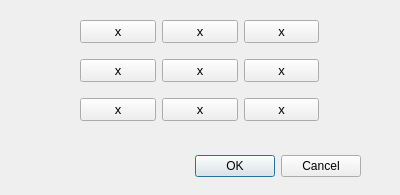
<?xml version="1.0" encoding="UTF-8"?>
<ui version="4.0">
 <class>Dialog</class>
 <widget class="QDialog" name="Dialog">
  <property name="geometry">
   <rect>
    <x>0</x>
    <y>0</y>
    <width>400</width>
    <height>195</height>
   </rect>
  </property>
  <property name="windowTitle">
   <string>Dialog</string>
  </property>
  <widget class="QDialogButtonBox" name="buttonBox">
   <property name="geometry">
    <rect>
     <x>20</x>
     <y>150</y>
     <width>341</width>
     <height>32</height>
    </rect>
   </property>
   <property name="orientation">
    <enum>Qt::Horizontal</enum>
   </property>
   <property name="standardButtons">
    <set>QDialogButtonBox::Cancel|QDialogButtonBox::Ok</set>
   </property>
  </widget>
  <widget class="QWidget" name="gridLayoutWidget">
   <property name="geometry">
    <rect>
     <x>80</x>
     <y>10</y>
     <width>239</width>
     <height>121</height>
    </rect>
   </property>
   <layout class="QGridLayout" name="gridLayout">
    <item row="0" column="1">
     <widget class="QPushButton" name="dos">
      <property name="font">
       <font>
        <pointsize>10</pointsize>
       </font>
      </property>
      <property name="text">
       <string>x</string>
      </property>
     </widget>
    </item>
    <item row="2" column="0">
     <widget class="QPushButton" name="siete">
      <property name="font">
       <font>
        <pointsize>10</pointsize>
       </font>
      </property>
      <property name="text">
       <string>x</string>
      </property>
     </widget>
    </item>
    <item row="1" column="2">
     <widget class="QPushButton" name="seis">
      <property name="font">
       <font>
        <pointsize>10</pointsize>
       </font>
      </property>
      <property name="text">
       <string>x</string>
      </property>
     </widget>
    </item>
    <item row="1" column="1">
     <widget class="QPushButton" name="cinco">
      <property name="font">
       <font>
        <pointsize>10</pointsize>
       </font>
      </property>
      <property name="text">
       <string>x</string>
      </property>
     </widget>
    </item>
    <item row="0" column="2">
     <widget class="QPushButton" name="tres">
      <property name="font">
       <font>
        <pointsize>10</pointsize>
       </font>
      </property>
      <property name="text">
       <string>x</string>
      </property>
     </widget>
    </item>
    <item row="2" column="1">
     <widget class="QPushButton" name="ocho">
      <property name="font">
       <font>
        <pointsize>10</pointsize>
       </font>
      </property>
      <property name="text">
       <string>x</string>
      </property>
     </widget>
    </item>
    <item row="1" column="0">
     <widget class="QPushButton" name="cuatro">
      <property name="font">
       <font>
        <pointsize>10</pointsize>
       </font>
      </property>
      <property name="text">
       <string>x</string>
      </property>
     </widget>
    </item>
    <item row="2" column="2">
     <widget class="QPushButton" name="nueve">
      <property name="font">
       <font>
        <pointsize>10</pointsize>
       </font>
      </property>
      <property name="text">
       <string>x</string>
      </property>
     </widget>
    </item>
    <item row="0" column="0">
     <widget class="QPushButton" name="uno">
      <property name="font">
       <font>
        <pointsize>10</pointsize>
       </font>
      </property>
      <property name="text">
       <string>x</string>
      </property>
     </widget>
    </item>
   </layout>
  </widget>
 </widget>
 <resources/>
 <connections>
  <connection>
   <sender>buttonBox</sender>
   <signal>accepted()</signal>
   <receiver>Dialog</receiver>
   <slot>accept()</slot>
   <hints>
    <hint type="sourcelabel">
     <x>248</x>
     <y>254</y>
    </hint>
    <hint type="destinationlabel">
     <x>157</x>
     <y>274</y>
    </hint>
   </hints>
  </connection>
  <connection>
   <sender>buttonBox</sender>
   <signal>rejected()</signal>
   <receiver>Dialog</receiver>
   <slot>reject()</slot>
   <hints>
    <hint type="sourcelabel">
     <x>316</x>
     <y>260</y>
    </hint>
    <hint type="destinationlabel">
     <x>286</x>
     <y>274</y>
    </hint>
   </hints>
  </connection>
 </connections>
</ui>
